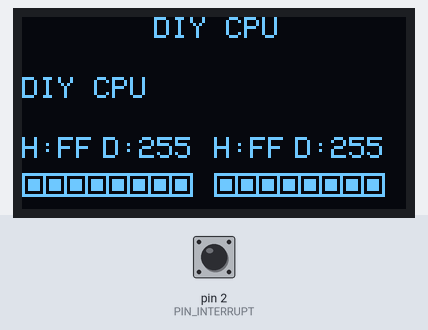
Bench run of a sketch on a simulated Arduino Nano, built with avr-gcc and run on an emulated ATmega328P. On the bench: 128×64 one-colour display. Inputs (shaded band) come from the test bench; at power-on: pin 2 (PIN_INTERRUPT) LOW.

Above: at 0.2 s.
At 0.8 s:
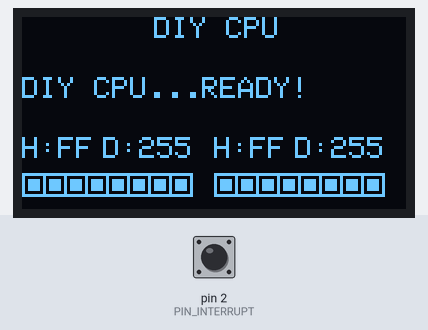
At 1.3 s:
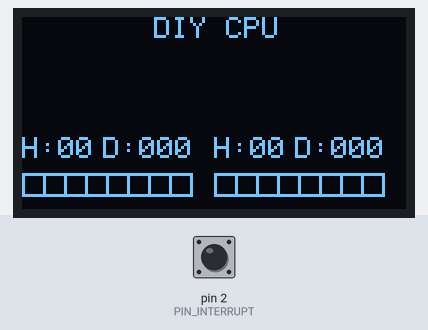

The sketch:

diy-display.ino
```cpp
#include "Pins.h"
#include <Adafruit_SSD1306.h>
#include <splash.h>

#include <Wire.h>
#include <Adafruit_GFX.h>
#include "StatusDisplay.h"

/*
 * Operation values encoded on the address lines.
 *
 * Each value defines a particular display location/format.
 */
#define OP_VALUE_ONE 0x00 // Display on digital value 1
#define OP_VALUE_TWO 0x01 // Display on digital value 2
#define OP_MESSAGE 0x02   // Display on scrolling text line

/*
 * SSD1306 OLED Display settings
 *
 * Note: This display uses i2c and so the SDA and SCL (A4/A5 on a Nano)
 */
#define SCREEN_ADDRESS 0x3C
#define SCREEN_WIDTH 128 // OLED display width, in pixels
#define SCREEN_HEIGHT 64 // OLED display height, in pixels
#define OLED_RESET -1    // Reset pin # (or -1 if sharing Arduino reset pin)

// SSD1306 OLED display
Adafruit_SSD1306 display(SCREEN_WIDTH, SCREEN_HEIGHT, &Wire, OLED_RESET);

// Display code
StatusDisplay *statusDisplay;

void setup()
{
    Serial.begin(9600);

    pinMode(PIN_ADDR_A0, INPUT);
    pinMode(PIN_ADDR_A1, INPUT);

    pinMode(PIN_DATA_0, INPUT);
    pinMode(PIN_DATA_1, INPUT);
    pinMode(PIN_DATA_2, INPUT);
    pinMode(PIN_DATA_3, INPUT);
    pinMode(PIN_DATA_4, INPUT);
    pinMode(PIN_DATA_5, INPUT);
    pinMode(PIN_DATA_6, INPUT);
    pinMode(PIN_DATA_7, INPUT);

    pinMode(PIN_ENABLE, INPUT);
    pinMode(PIN_INTERRUPT, INPUT);

    // SSD1306_SWITCHCAPVCC = generate display voltage from 3.3V internally
    if (!display.begin(SSD1306_SWITCHCAPVCC, SCREEN_ADDRESS))
    {
        Serial.println(F("SSD1306 allocation failed"));
        for (;;)
            ;
    }

    statusDisplay = new StatusDisplay(&display);

    statusDisplay->setHexValueOne(0xFF);
    statusDisplay->setHexValueTwo(0xFF);
    statusDisplay->addMessage("DIY CPU");
    statusDisplay->display();
    delay(500);
    statusDisplay->addMessage("...READY!");
    statusDisplay->display();
    delay(500);
    statusDisplay->clearMessage();
    statusDisplay->setHexValueOne(0);
    statusDisplay->setHexValueTwo(0);
    statusDisplay->display();

    attachInterrupt(digitalPinToInterrupt(PIN_INTERRUPT), handleInterrupt, RISING);
}

// Globals to grab data/addr values
#define BUFFER_SIZE 64

byte addrBuffer[BUFFER_SIZE];
byte dataBuffer[BUFFER_SIZE];
volatile int writeBufferIndex = 0;
volatile int buffered = 0;
volatile int readBufferIndex = 0;

void handleInterrupt()
{
    if (digitalRead(PIN_ENABLE) == HIGH && buffered < BUFFER_SIZE)
    {
        // Get the address bits
        addrBuffer[writeBufferIndex] = PINC & 0x03;

        // Get the data bits
        dataBuffer[writeBufferIndex] = (PIND >> 4) | (PINB << 4);

        if (writeBufferIndex < BUFFER_SIZE - 1)
        {
            writeBufferIndex++;
        }
        else
        {
            writeBufferIndex = 0;
        }
        buffered++;
    }
}

// Character buffer to send message characters to display
char messageBuffer[2];

void loop()
{
    if (buffered > 0)
    {
        noInterrupts();
        byte localAddr = addrBuffer[readBufferIndex];
        byte localData = dataBuffer[readBufferIndex];

        if (readBufferIndex < BUFFER_SIZE - 1)
        {
            readBufferIndex++;
        }
        else
        {
            readBufferIndex = 0;
        }
        buffered--;
        interrupts();

        switch (localAddr)
        {
        case (OP_VALUE_ONE):
            statusDisplay->setHexValueOne(localData);
            break;
        case (OP_VALUE_TWO):
            statusDisplay->setHexValueTwo(localData);
            break;
        case (OP_MESSAGE):
            if (localData != 0)
            {
                messageBuffer[0] = localData;
                messageBuffer[1] = (char)0;
                statusDisplay->addMessage(messageBuffer);
            }
            else
            {
                statusDisplay->clearMessage();
            }
            break;
        default:
            Serial.println("ERROR: Invalid address");
            break;
        }
        statusDisplay->display();
    }
}
```

BinaryDisplay.cpp
```cpp
#include "BinaryDisplay.h"

#include "Adafruit_GFX.h"
#include "Adafruit_SSD1306.h"

const int CELL_SIZE = 7;

BinaryDisplay::BinaryDisplay(int xLeft, int yTop, Adafruit_SSD1306 *display)
{
   _display = display;
   _xLeft = xLeft;
   _yTop = yTop;

   init();
}

void BinaryDisplay::init()
{
   drawFrame();
   showValue(0);
}

void BinaryDisplay::drawFrame()
{
   for (int cell = 0; cell < 8; cell++)
   {
      _display->drawRect(_xLeft + CELL_SIZE * cell, _yTop, CELL_SIZE + 1, CELL_SIZE + 1, SSD1306_WHITE);
   }
   _display->display();
}

void BinaryDisplay::drawCell(int cellIndex, bool set)
{
   unsigned int color = (set) ? SSD1306_WHITE : SSD1306_BLACK;
   _display->fillRect(_xLeft + CELL_SIZE * cellIndex + 2, _yTop + 2, CELL_SIZE - 3, CELL_SIZE - 3, color);
}

void BinaryDisplay::showValue(byte value)
{
   if (value != _oldValue || _first)
   {
      int bitMask = 128;

      for (int cell = 0; cell < 8; cell++)
      {
         bool set = value & bitMask;
         drawCell(cell, set);
         bitMask /= 2;
      }

      _first = false;
      _oldValue = value;
   }
}
```

BinaryDisplay.h
```cpp
#ifndef _DIY_BINARY_DISPLAY
#define _DIY_BINARY_DISPLAY

#include "Adafruit_GFX.h"
#include "Adafruit_SSD1306.h"

class BinaryDisplay
{
private:
    Adafruit_SSD1306 *_display;

    int _xLeft;
    int _yTop;

    byte _oldValue = 0;
    bool _first = true;

    void init();

    void drawFrame();

    void drawCell(int cellIndex, bool set);

public:
    BinaryDisplay(int xLeft, int yTop, Adafruit_SSD1306 *display);

    void showValue(byte value);
};

#endif
```

Scroller.cpp
```cpp
#include "Scroller.h"

Scroller::Scroller(int topY, int width, Adafruit_SSD1306 *display)
{
    _display = display;
    _topY = topY;
    _bufferSize = width;

    _buffer = (char *)malloc(_bufferSize);
    memset(_buffer, (byte)' ', _bufferSize);
    _buffer[_bufferSize - 1] = (char)0;
}

void Scroller::addCharToBuffer(const char character)
{
    if (_bufferIndex < _bufferSize - 1)
    {
        _buffer[_bufferIndex] = character;
        _bufferIndex++;
    }
    else
    {
        memmove(_buffer, _buffer + 1, _bufferSize - 1);
        _buffer[_bufferSize - 1] = (char)0;
        _buffer[_bufferIndex - 2] = character;
    }
}

void Scroller::clear()
{
    memset(_buffer, (byte)' ', _bufferSize - 1);
    _display->fillRect(0, _topY, 128, 20, SSD1306_BLACK);
    _bufferIndex = 0;
}

void Scroller::addChar(const char character)
{
    addCharToBuffer(character);

    _display->fillRect(0, _topY, 128, 20, SSD1306_BLACK);
    _display->setCursor(0, _topY);
    _display->print(_buffer);
}
```

Scroller.h
```cpp
#ifndef _SCROLLER_DOT_H_
#define _SCROLLER_DOT_H_

#include "Adafruit_GFX.h"
#include "Adafruit_SSD1306.h"

class Scroller
{
private:
    Adafruit_SSD1306 *_display;
    char *_buffer;
    int _bufferIndex = 0;
    int _bufferSize;
    int _topY;

    void addCharToBuffer(const char character);

public:
    Scroller(int topY, int width, Adafruit_SSD1306 *display);

    void addChar(const char character);

    void clear();
};

#endif
```

StatusDisplay.cpp
```cpp
#include "StatusDisplay.h"

#include "Wire.h"
#include "Adafruit_GFX.h"
#include "Adafruit_SSD1306.h"

StatusDisplay::StatusDisplay(Adafruit_SSD1306 *display)
{
    _display = display;

    _displayWidth = display->width();
    _displayHeight = display->height();

    init();
}

void StatusDisplay::init()
{
    int16_t x1, y1;
    uint16_t w, h;

    _display->clearDisplay();
    _display->setTextWrap(false);

    _display->setTextColor(SSD1306_WHITE);

    _display->setCursor(44, 0);
    _display->print("DIY CPU");

    _valueOne = new ValueDisplay(0, 40, _display);
    _valueTwo = new ValueDisplay(_displayWidth / 2, 40, _display);

    _scroller = new Scroller(20, 24, _display);

    _display->display();
}

void StatusDisplay::setHexValue(int x, int y, byte value)
{
    _display->setCursor(x, y);
    _display->print(value);
}

void StatusDisplay::setHexValueOne(byte value)
{
    _valueOne->showValue(value);
}

void StatusDisplay::setHexValueTwo(byte value)
{
    _valueTwo->showValue(value);
}

void StatusDisplay::addMessage(const char *message)
{
    while ((*message) != (char)0)
    {
        _scroller->addChar(*message);
        message++;
    }
}

void StatusDisplay::clearMessage()
{
    _scroller->clear();
}

void StatusDisplay::display()
{
    _display->display();
}
```

StatusDisplay.h
```cpp
#ifndef _DIY_STATUS_DISPLAY
#define _DIY_STATUS_DISPLAY

#include "Adafruit_GFX.h"
#include "Adafruit_SSD1306.h"
#include "ValueDisplay.h"
#include "Scroller.h"

class StatusDisplay
{
private:
    Adafruit_SSD1306 *_display;
    int16_t _displayWidth;
    int16_t _displayHeight;

    int _fontHeight;
    int _fontBaseOffset;

    void init();

    void setHexValue(int x, int y, byte value);

    ValueDisplay *_valueOne;
    ValueDisplay *_valueTwo;
    Scroller *_scroller;

public:
    StatusDisplay(Adafruit_SSD1306 *display);

    void setHexValueOne(byte value);

    void setHexValueTwo(byte value);

    void addMessage(const char *message);

    void clearMessage();

    void display();
};

#endif
```

ValueDisplay.cpp
```cpp
#include "ValueDisplay.h"

#include "Wire.h"
#include "Adafruit_GFX.h"
#include "Adafruit_SSD1306.h"

#define CHAR_WIDTH 6
#define CHAR_HEIGHT 8
#define CHAR_GAP 3

void ValueDisplay::init()
{
   showValue(0);
}

void ValueDisplay::hexString(byte value, char *buffer)
{
   sprintf(buffer, "H:%02X", value);
   buffer[4] = (byte)0;
}

void ValueDisplay::decString(byte value, char *buffer)
{
   sprintf(buffer, "D:%03i", value);
   buffer[5] = (byte)0;
}

void ValueDisplay::drawHex(byte value)
{
   _display->fillRect(_xLeft, _yTop, 4 * CHAR_WIDTH, CHAR_HEIGHT, SSD1306_BLACK);

   hexString(value, _stringBuffer);
   _display->setCursor(_xLeft, _yTop);
   _display->print(_stringBuffer);
}

void ValueDisplay::drawDec(byte value)
{
   _display->fillRect(_xLeft + 4 * CHAR_WIDTH + CHAR_GAP, _yTop, 30, 7, SSD1306_BLACK);

   decString(value, _stringBuffer);
   _display->setCursor(_xLeft + 4 * CHAR_WIDTH + CHAR_GAP, _yTop);
   _display->print(_stringBuffer);
}

void ValueDisplay::drawBin(byte value)
{
   _binaryDisplay->showValue(value);
}

ValueDisplay::ValueDisplay(int xLeft, int yTop, Adafruit_SSD1306 *display)
{
   _display = display;

   _xLeft = xLeft;
   _yTop = yTop;

   _display->setTextWrap(false);
   _display->setTextColor(SSD1306_WHITE);

   _binaryDisplay = new BinaryDisplay(xLeft, _yTop + 12, display);

   init();
}

void ValueDisplay::showValue(byte value)
{
   if (value != _oldValue || _first)
   {
      drawHex(value);
      drawDec(value);
      drawBin(value);

      _oldValue = value;
      _first = false;
   }
}
```

ValueDisplay.h
```cpp
#ifndef _DIY_VALUE_DISPLAY
#define _DIY_VALUE_DISPLAY

#include "Adafruit_GFX.h"
#include "Adafruit_SSD1306.h"
#include "BinaryDisplay.h"

class ValueDisplay
{
private:
    Adafruit_SSD1306 *_display;

    BinaryDisplay *_binaryDisplay;

    int _xLeft;
    int _yTop;

    byte _oldValue = 0;
    bool _first = true;

    char _stringBuffer[6];

    void init();
    void drawHex(byte value);
    void drawDec(byte value);
    void drawBin(byte value);

    void hexString(byte value, char *buffer);
    void decString(byte value, char *buffer);

public:
    ValueDisplay(int xLeft, int yTop, Adafruit_SSD1306 *display);

    void showValue(byte value);
};

#endif
```

Pins.h
```cpp
#ifndef _PIN_DOT_H_
#define _PIN_DOT_H_

/*
 * DATA
 *
 * Byte to display:
 *
 * - LSB is on lowest numbered pin
 * - The byte is interpreted either as a character or a number
 *   depending on the operation selected by the ADDR pins.
 */
#define PIN_DATA_0 4  // PIN 7
#define PIN_DATA_1 5  // PIN 8
#define PIN_DATA_2 6  // PIN 9
#define PIN_DATA_3 7  // PIN 10
#define PIN_DATA_4 8  // PIN 11
#define PIN_DATA_5 9  // PIN 12
#define PIN_DATA_6 10 // PIN 13
#define PIN_DATA_7 11 // PIN 14

/*
 * ADDR
 *
 * The value selects the operation (below).
 *
 * - LSB is on lowest numbered pin
 */
#define PIN_ADDR_A0 PIN_A0 // PIN 10
#define PIN_ADDR_A1 PIN_A1 // PIN 20

/*
 * Interrupt
 *
 * Values are read from the DATA and ADDR pins on a rising edge on the interrupt line.
 */
#define PIN_INTERRUPT 2 // PIN 5

/*
 * ENABLE
 *
 * Values will only be read from DATA and ADDR when ENABLE is high.
 */
#define PIN_ENABLE 3 // PIN 6

#endif
```

Measured:
- what the display in image 0 shows lasts 0.5 s, from 0.2 s to 0.7 s
- what the display in image 1 shows lasts 0.5 s, from 0.7 s to 1.2 s
